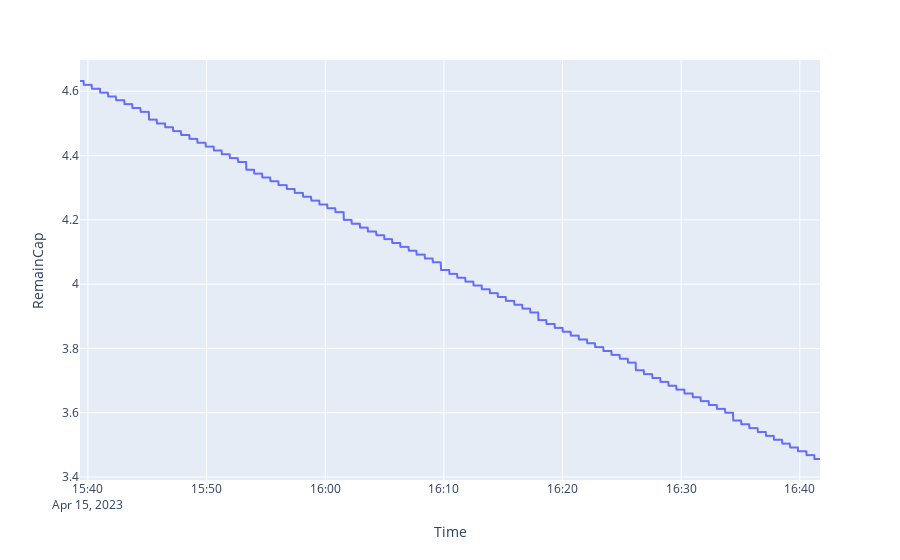

This figure's notebook cell:
### Code cell
import plotly.express as px
fig = px.line(discharge_data, x="Time", y="RemainCap")
fig.show()

### Figure 1 — Plotly figure (JSON) as saved in the notebook; plotly's stock layout.template omitted (floating-point values rounded to 4 significant figures; data arrays with more than 128 entries replaced by an {"elided": "..."} marker saying what was removed)
{"data": [{"hovertemplate": "Time=%{x}<br>RemainCap=%{y}<extra></extra>", "legendgroup": "", "line": {"color": "#636efa", "dash": "solid"}, "marker": {"symbol": "circle"}, "mode": "lines", "name": "", "showlegend": false, "type": "scattergl", "x": {"elided": "3399 str values"}, "xaxis": "x", "y": {"elided": "3399 float values"}, "yaxis": "y"}], "layout": {"legend": {"tracegroupgap": 0}, "margin": {"t": 60}, "xaxis": {"anchor": "y", "domain": [0, 1], "title": {"text": "Time"}}, "yaxis": {"anchor": "x", "domain": [0, 1], "title": {"text": "RemainCap"}}}}
